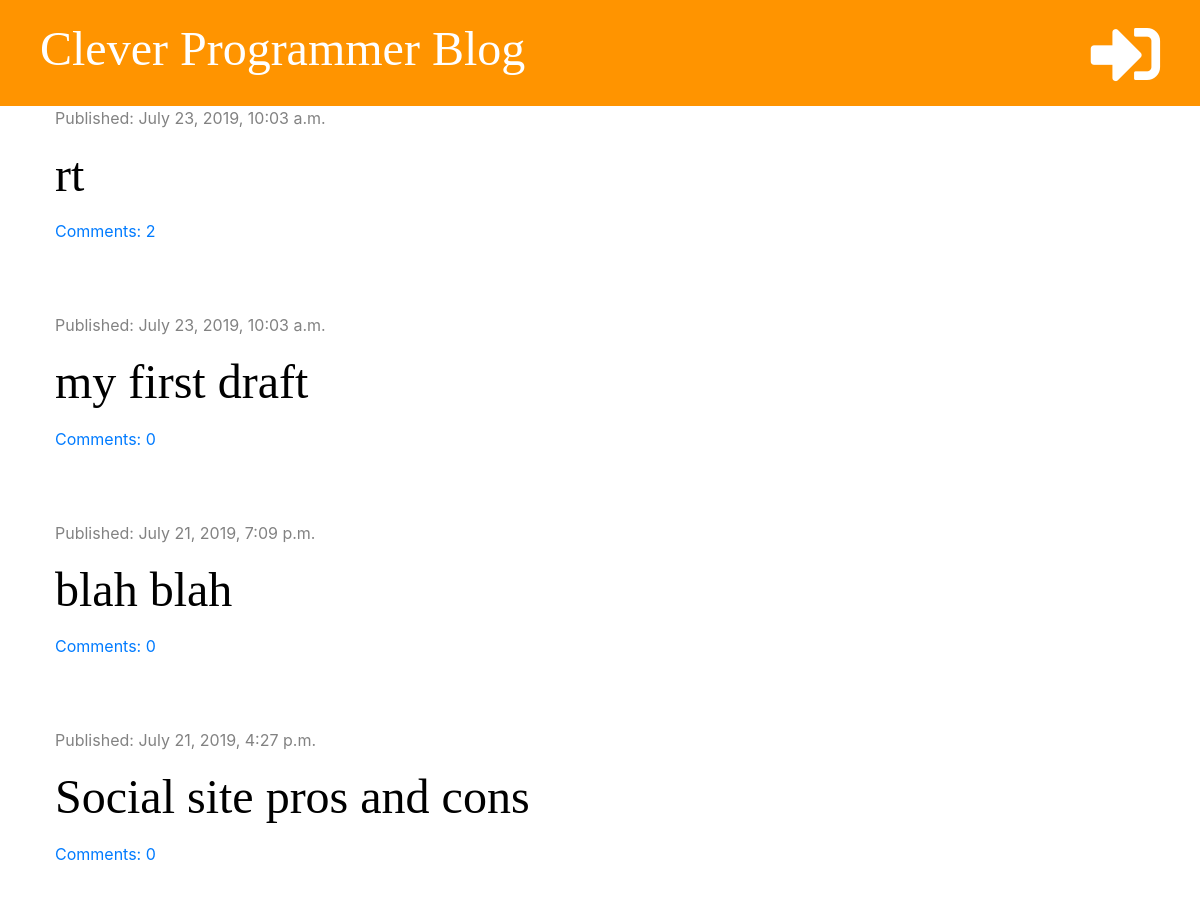
The app's page / (upper part), older data.
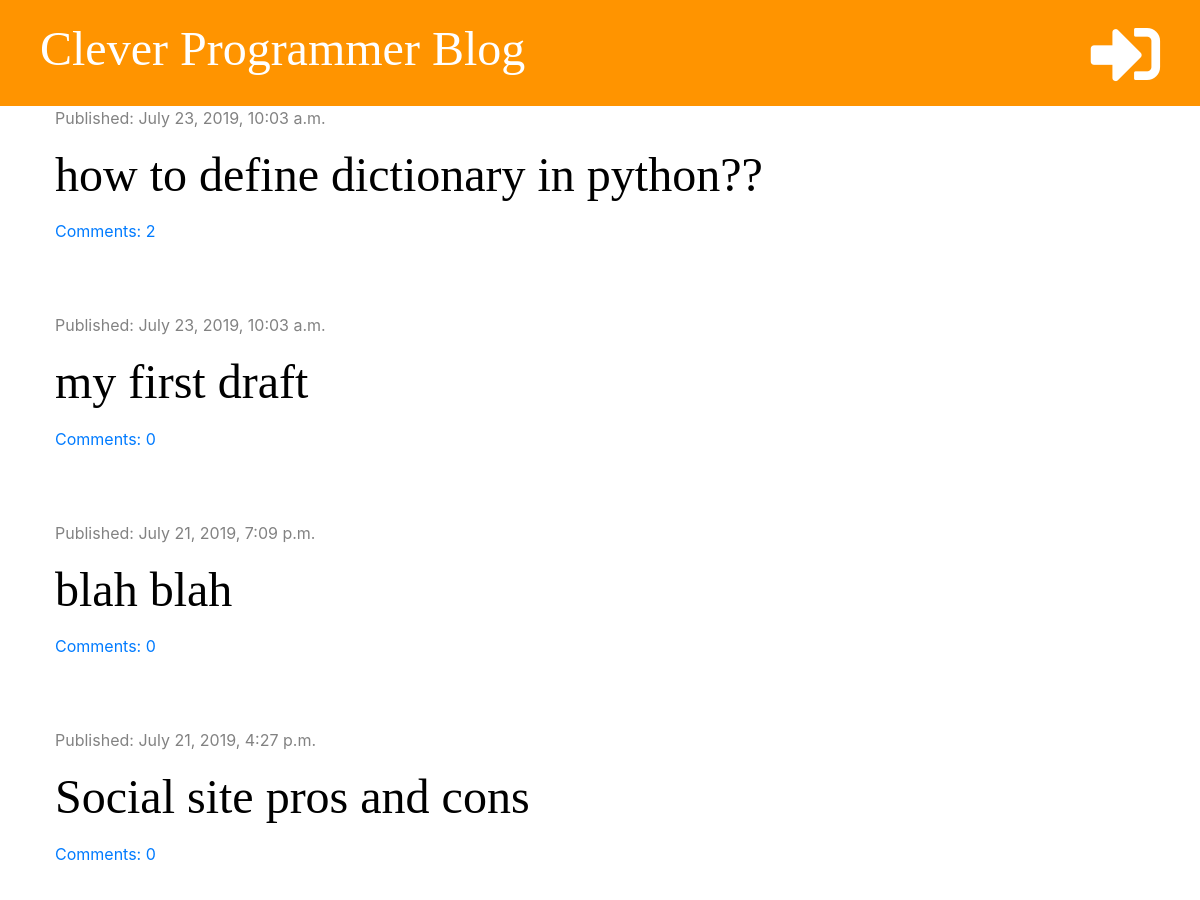
The same page, newer data.
### blog/models.py (models this page shows, shortened)
class Post(models.Model):
    author = models.ForeignKey('auth.User', on_delete = models.CASCADE)
    title = models.CharField(max_length = 200)
    text = models.TextField()
    created_date = models.DateTimeField(default = timezone.now)
    published_date = models.DateTimeField(blank=True, null=True)
    def approved_comments(self):
        return self.comments.filter(approved=True)

### blog/views.py (the view)
# urls.py: path('', views.post_list, name="post_list"),
def post_list(request):
    posts = Post.objects.filter(published_date__lte = timezone.now()).order_by('-published_date')
    stuff_for_frontend = {'posts' : posts}
    return render(request, 'blog/post_list.html', stuff_for_frontend)

### blog/templatetags/markdownify.py (called while the page is built)
@register.filter
def markdown(value):
    renderer = HighlightRenderer()
    markdown = mistune.Markdown(renderer=renderer)
    return markdown(value)

### blog/templates/blog/post_list.html (shortened to what this page needs)
{% extends 'blog/base.html' %}
{% load markdownify %}
{% block content %}
  {% for post in posts %}
    <div class="post">
        <div class="date">
          <p>Published: {{ post.published_date }}</p>
        </div>
        <h1><a href="{% url 'post_detail' pk=post.pk %}">{{ post.title }}</a></h1>
        <a href="{% url 'post_detail' pk=post.pk%}">Comments: {{ post.approved_comments.count }}</a>
    </div>
  {% endfor %}
{% endblock %}

Row changes from the older to the newer data that the page shows:
changed Post: title "rt" → "how to define dictionary in python??"
